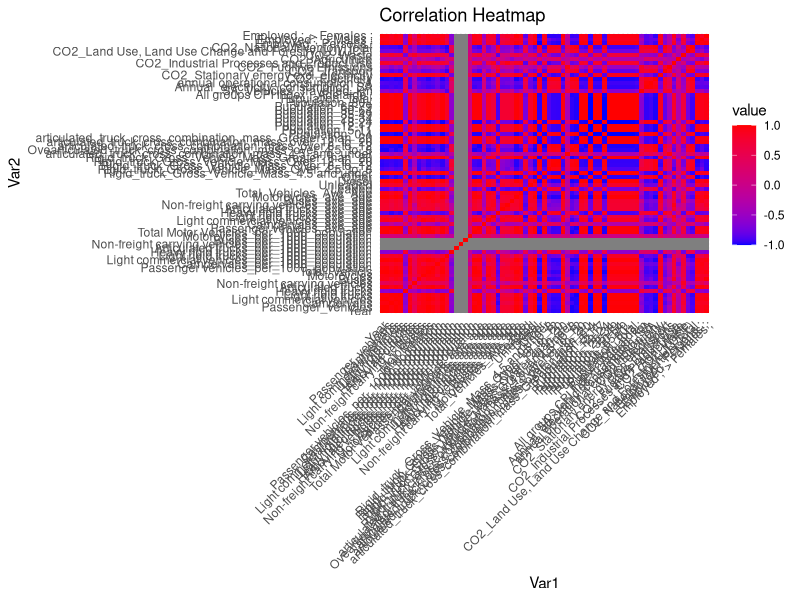

Here is the R script that generated this plot:
#generate yearly data for 
# load library
library(tidyverse)

getwd()
setwd("/Users/cc/Desktop/govhack data /GovHack-2023/")

library(readxl)
dataSA <- read_excel("Combines_Features_SA.xlsx")

# Load required libraries
library(ggplot2)
library(reshape2)  # For data manipulation

# Example data
data <- dataSA %>% filter(Year <= 2021)

sum(is.na(data))

# Calculate correlation matrix
cor_matrix <- cor(data)

# Melt the correlation matrix into long format for ggplot
cor_melted <- melt(cor_matrix)

# Create a heatmap using ggplot2
ggplot(cor_melted, aes(x = Var1, y = Var2, fill = value)) +
  geom_tile() +
  scale_fill_gradient(low = "blue", high = "red") +  # Color scale
  labs(title = "Correlation Heatmap") +
  theme_minimal() +
  theme(axis.text.x = element_text(angle = 45, hjust = 1))  # Rotate x-axis labels for better readability
